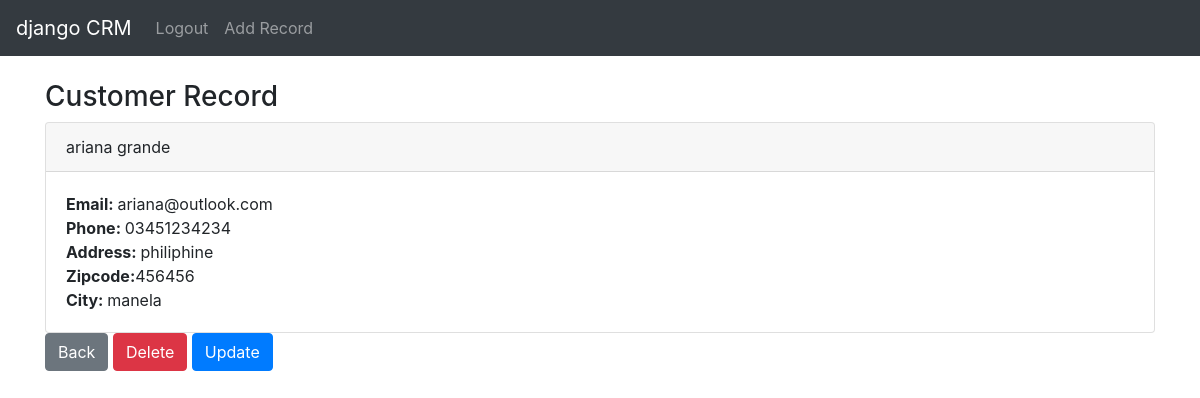
Screenshot of /record/3 (signed in) with the database file from the repository.
### website/models.py (models this page shows, shortened)
class Record(models.Model):
    created_at = models.DateTimeField(auto_now_add=True)
    first_name = models.CharField(max_length=50)
    last_name = models.CharField(max_length=50)
    email = models.CharField(max_length=50)
    phone = models.CharField(max_length=15)
    address = models.CharField(max_length=100)
    city = models.CharField(max_length=50)
    state = models.CharField(max_length=50)
    zipcode = models.CharField(max_length=20)

### website/views.py (the view)
# urls.py: path('record/<int:pk>', customer_record, name='record'),
def customer_record(request, pk):
    if request.user.is_authenticated:
        customer = Record.objects.get(id=pk)
        return render(request, 'record.html', {'customer': customer})
    else:
        messages.success(request, 'You must be logged in')
        return redirect('home')

### website/templates/record.html
{% extends 'base.html' %}
{% block content %}
<h3>Customer Record</h3>
<div class="card">
  <div class="card-header">
    {{ customer.first_name }}
    {{ customer.last_name }}
  </div>
  <div class="card-body">
    <p class="card-text">
    <strong>Email: </strong>{{ customer.email }} <br>
    <strong>Phone: </strong>{{ customer.phone }} <br>
    <strong>Address: </strong>{{ customer.address }} <br>
    <strong>Zipcode:</strong>{{ customer.zipcode }} <br>
    <strong>City: </strong>{{ customer.city }} <br>
    </p>
  </div>
</div>
<a href="{% url 'home' %}" class="btn btn-secondary"> Back</a>
<a href="{% url 'delete_record' customer.id %}" class="btn btn-danger"> Delete</a>
<a href="{% url 'update_record' customer.id %}" class="btn btn-primary"> Update</a>
{% endblock %}

### rows the page displays
Record: first_name "ariana", last_name "grande", email "ariana@outlook.com", phone "03451234234", address "philiphine", zipcode "456456", city "manela"
